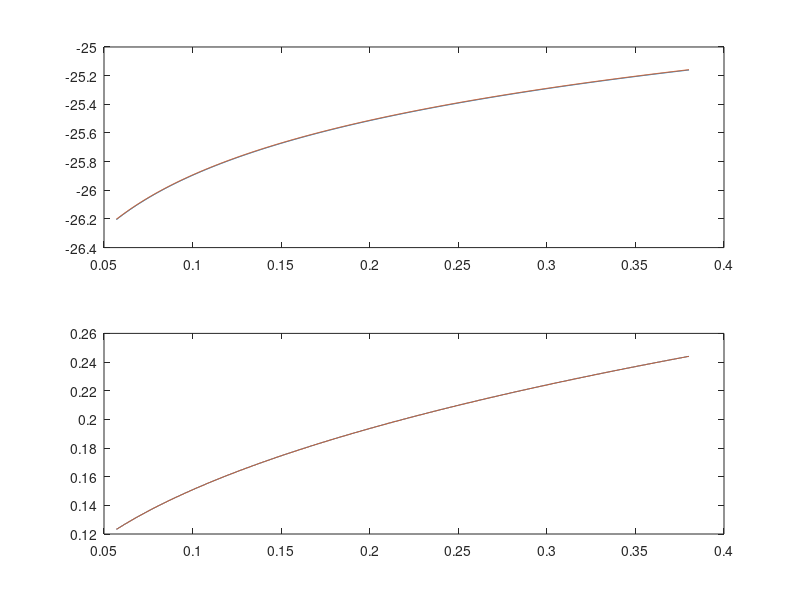

The MATLAB source for this figure:
% successive approximation for neoclassical growth model
% October 2015, Takeki Sunakawa

clear all;

bet = 0.96;
the = 0.36;
del = 1.0;

kss = (the*bet/(1-bet*(1-del)))^(1/(1-the));
css = kss^the-del*kss;

nk = 1001;
kgrid = linspace(0.3*kss,2.0*kss,nk)';

% analytical solution with del = 1;
B = the/(1-the*bet);
A = (log(1/(1+bet*B))+bet*B*log(bet*B/(1+bet*B)))/(1-bet);
vvec = A + B*log(kgrid);
kvec = the*bet*kgrid.^the;

% numetical solution using the VFI
kind = ones(nk,1);

for ik = 1:nk

    know = kgrid(ik);
    yterm = know^the + (1-del)*know;

    % c+kp=know^the and c>0 implies kp<know^the         
    for kk = 1:nk

        kp = kgrid(kk);
        if (kp>=yterm); break; end;

    end
    
    kind(ik) = kk-1;
    
end

vvec0 = log(kgrid);
vvec1 = vvec0;
kvec1 = kgrid;

diff = 1e+4;
iter = 0;

while(diff>1e-4)

    for ik = 1:nk

        know = kgrid(ik);
        yterm = know^the + (1-del)*know;
                
        kp1 = kgrid(1:kind(ik));
        [vp jk] = max(log(yterm-kp1) + bet*vvec0(1:kind(ik))); 
        vvec1(ik) = vp;
        kvec1(ik) = kgrid(jk);

    end

    diff = max(abs(vvec1-vvec0));
    iter = iter + 1;
    disp([iter diff]);
    vvec0 = vvec1;

end


figure;
subplot(211);
plot(kgrid,vvec,kgrid,vvec1);
% ylim([-40 0]);
subplot(212);
plot(kgrid,kvec,kgrid,kvec1);